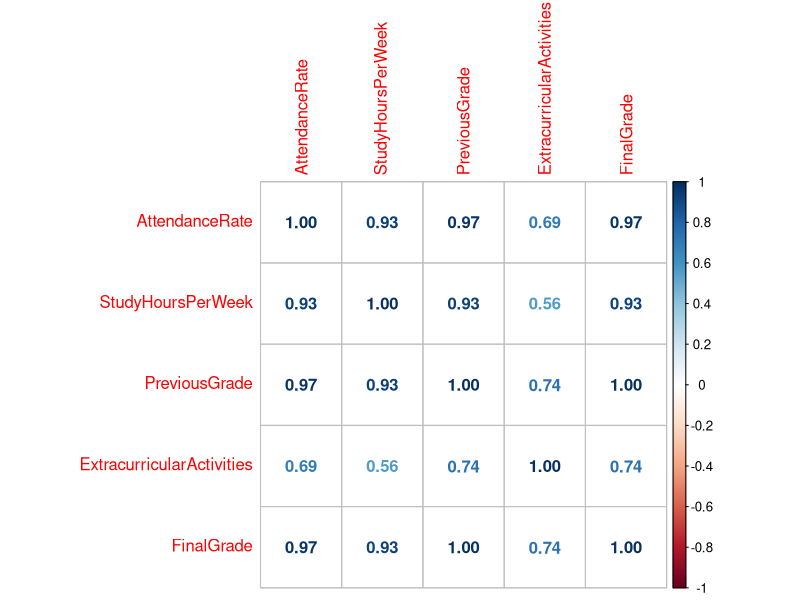

This figure's R source:
# Load dataset
StudentData <- read.csv("data/student_performance.csv", colClasses = c(
  Gender = "factor",
  AttendanceRate = "numeric",
  StudyHoursPerWeek = "numeric",
  PreviousGrade = "numeric",
  ExtracurricularActivities = "numeric",
  ParentalSupport = "factor",
  FinalGrade = "numeric"
))

# Preview structure and data
str(StudentData)
head(StudentData)
View(StudentData)

# Measures of Frequency
# Frequency of Gender
table(StudentData$Gender)

# Frequency of Parental Support levels
table(StudentData$ParentalSupport)

# Measures of Central Tendency
# Central Tendency: Mean & Median
mean(StudentData$AttendanceRate)
median(StudentData$AttendanceRate)

mean(StudentData$StudyHoursPerWeek)
median(StudentData$StudyHoursPerWeek)

mean(StudentData$FinalGrade)
median(StudentData$FinalGrade)

# Mode function (for categorical/factor or numeric variables)
get_mode <- function(v) {
  uniqv <- unique(v)
  uniqv[which.max(tabulate(match(v, uniqv)))]
}

get_mode(StudentData$ParentalSupport)
get_mode(StudentData$Gender)

# Measures of Distribution
# Standard Deviation
sd(StudentData$AttendanceRate)
sd(StudentData$StudyHoursPerWeek)
sd(StudentData$FinalGrade)

# Range
range(StudentData$AttendanceRate)
range(StudentData$StudyHoursPerWeek)
range(StudentData$FinalGrade)

# IQR (Interquartile Range)
IQR(StudentData$AttendanceRate)
IQR(StudentData$StudyHoursPerWeek)
IQR(StudentData$FinalGrade)

# Correlation matrix for numeric predictors and FinalGrade
numeric_vars <- StudentData[, sapply(StudentData, is.numeric)]
cor(numeric_vars)

# Visual correlation plot (optional)
# install.packages("corrplot") if needed
library(corrplot)
corrplot(cor(numeric_vars), method = "number")

# ANOVA to check if FinalGrade differs by Gender
anova_gender <- aov(FinalGrade ~ Gender, data = StudentData)
summary(anova_gender)

# ANOVA to check if FinalGrade differs by Parental Support
anova_parental_support <- aov(FinalGrade ~ ParentalSupport, data = StudentData)
summary(anova_parental_support)

# Post-hoc Tukey's HSD for ParentalSupport
tukey_result <- TukeyHSD(anova_parental_support)
summary(tukey_result)

# Post-hoc Tukey's HSD for Gender (optional, if needed)
tukey_gender <- TukeyHSD(anova_gender)
summary(tukey_gender)


